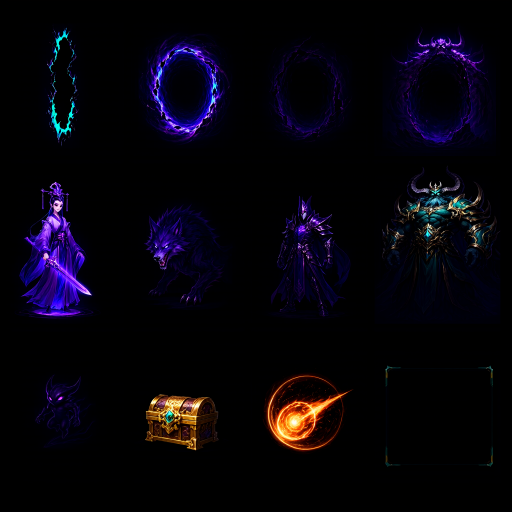
#> input picture art/hard-invasion/source.png, 1024 x 1024 px, found by its file name (shown at 1/2 size)
$ python extract.py
#> lines starting #> are read from the running program, lines starting #| are printed output that depends on the picture
from PIL import Image
from pathlib import Path
import json,hashlib
im=Image.open('art/hard-invasion/source.png').convert('RGBA');out=Path('src/assets/hard-invasion');out.mkdir(parents=True,exist_ok=True);names=['portal0','portal1','portal2','portal3','cultivator','beast','elite','boss','minion','chest','spell','panel'];manifest={'version':1,'generator':'ComfyUI Qwen Image 2.1','prompt_id':'67e683c1-4093-4b35-a42f-9eb29acfb243','portal_animation':{'frames':names[:4],'fps':4},'assets':[]}
#> further down, im is the input picture: PIL image 1024x1024 RGBA; mean R, G, B, A 6.5, 3.7, 11.6, 255
for i,name in enumerate(names):
 cell=im.crop(((i%4)*im.width//4,(i//4)*im.height//3,(i%4+1)*im.width//4,(i//4+1)*im.height//3));pixels=[]
 for r,g,b,a in cell.getdata():
  m=max(r,g,b);alpha=min(255,m*3) if m>15 else 0;pixels.append((min(255,round(r*255/alpha)),min(255,round(g*255/alpha)),min(255,round(b*255/alpha)),alpha) if alpha else (0,0,0,0))
 cell.putdata(pixels);cell.thumbnail((256,256),Image.Resampling.LANCZOS);master=Image.new('RGBA',(256,256));master.alpha_composite(cell,((256-cell.width)//2,(256-cell.height)//2));master.save(out/(name+'.webp'),lossless=True);manifest['assets'].append({'asset_id':'hard_invasion_'+name,'file':name+'.webp','sha256':hashlib.sha256((out/(name+'.webp')).read_bytes()).hexdigest()})
#> this loop made 12 passes
#> pass 1, `cell = im.crop((i % 4 * im.width // 4, i // 4 * im.height // 3, (i % 4`:
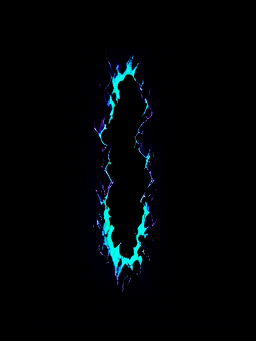
#> cell: PIL image 256x341 RGBA; mean R, G, B, A 0.5, 4, 6, 254.9; transparent parts drawn white
#> pass 1, `cell.putdata(pixels)`:
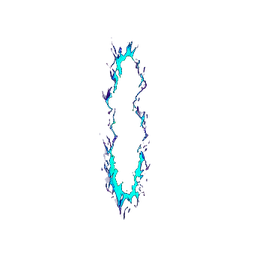
#> saved as portal0.webp: PIL image 256x256 RGBA; mean R, G, B, A 1.1, 4.6, 6.6, 6; transparent parts drawn white
#> pass 2, `cell = im.crop((i % 4 * im.width // 4, i // 4 * im.height // 3, (i % 4`:
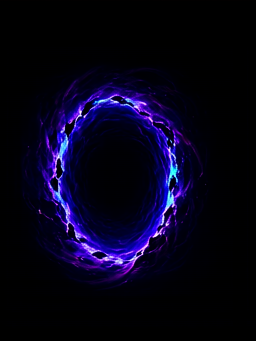
#> cell: PIL image 256x341 RGBA; mean R, G, B, A 6, 2.9, 25.2, 255; transparent parts drawn white
#> after the loop:
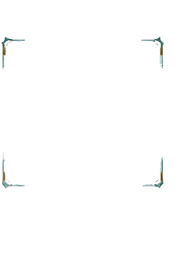
#> cell: PIL image 192x256 RGBA; mean R, G, B, A 0.7, 1.6, 1.3, 1.4; transparent parts drawn white
#> after the loop:
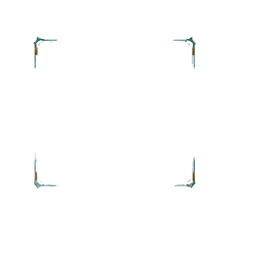
#> master: PIL image 256x256 RGBA; mean R, G, B, A 0.5, 1.2, 1, 1.1; transparent parts drawn white
(out/'manifest.json').write_text(json.dumps(manifest,indent=2),encoding='utf8')
